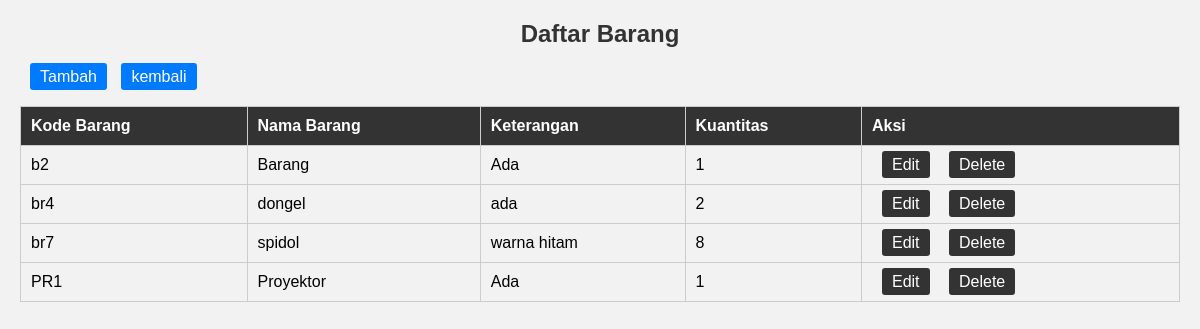
Page /staffak/barang/br-read.php on the committed database.
### tables this page shows
CREATE TABLE `barang` (
  `kodebr` varchar(20) NOT NULL,
  `namabr` varchar(100) NOT NULL,
  `keteranganbr` text DEFAULT NULL,
  `qtybr` int(11) NOT NULL
);

### staffak/barang/br-read.php (the view, shortened to what this page needs)
<!DOCTYPE html>
<html>
<head>
</head>
<body>
    <h2>Daftar Barang</h2>
    <a href="br-create.php">Tambah</a>
    <a href="../homead.php">kembali</a>
    <table>
        <tr>
            <th>Kode Barang</th>
            <th>Nama Barang</th>
            <th>Keterangan</th>
            <th>Kuantitas</th>
            <th>Aksi</th>
        </tr>
        <?php
        include './koneksi.php';
        $sql = "SELECT * FROM barang";
        $result = $conn->query($sql);
        if ($result && $result->num_rows > 0) {
            while($row = $result->fetch_assoc()) {
                echo "<tr>
                        <td>" . $row["kodebr"]. "</td>
                        <td>" . $row["namabr"]. "</td>
                        <td>" . $row["keteranganbr"]. "</td>
                        <td>" . $row["qtybr"]. "</td>
                        <td>
                            <a class='edit' href='br-update.php?kodebr=".$row["kodebr"]."'>Edit</a>
                            <a class='hapus' href='br-delete.php?kodebr=".$row["kodebr"]."' onclick='return confirm(\"Yakin ingin menghapus?\")'>Delete</a>
                        </td>
                      </tr>";
            }
        } else {
            echo "<tr><td colspan='4'>No records found</td></tr>";
        }
        ?>
    </table>
</body>
</html>

### staffak/barang/br-read.php (style rules this page uses)
body { font-family: Arial, sans-serif; background-color: #f2f2f2; margin: 20px; }
h2 { text-align: center; color: #333; }
a { text-decoration: none; padding: 5px 10px; background-color: #007bff; color: #fff; border-radius: 3px; margin-left: 10px; }
table { width: 100%; border-collapse: collapse; margin-top: 20px; }
table th, table td { padding: 10px; border: 1px solid #ccc; text-align: left; }
table th { background-color: #333; color: #fff; }
table tr:nth-child(even) { background-color: #f2f2f2; }
.edit, .hapus { padding: 5px 10px; background-color: #333; color: #fff; text-decoration: none; border-radius: 3px; margin-right: 5px; }

### rows in the picture
barang: kodebr "b2", namabr "Barang", keteranganbr "Ada", qtybr "1"
barang: kodebr "br4", namabr "dongel", keteranganbr "ada", qtybr "2"
barang: kodebr "br7", namabr "spidol", keteranganbr "warna hitam", qtybr "8"
barang: kodebr "PR1", namabr "Proyektor", keteranganbr "Ada", qtybr "1"
